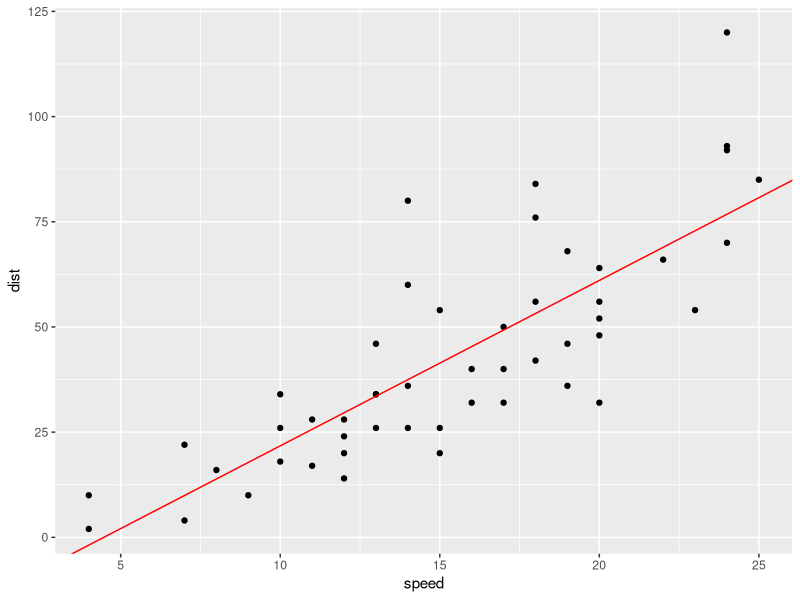
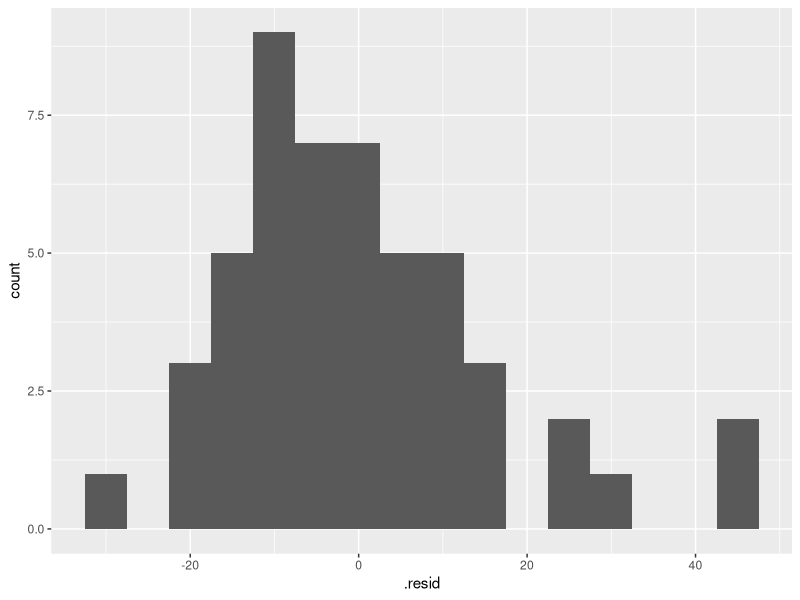
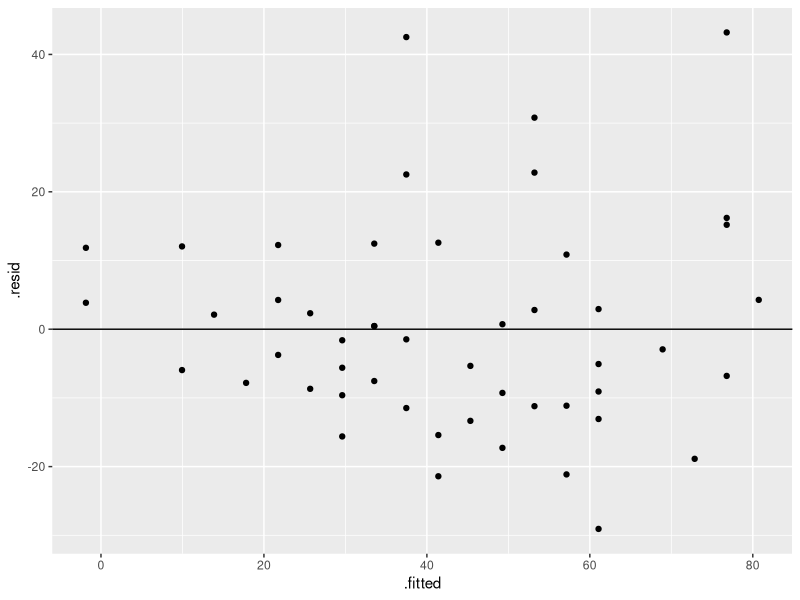

Generate these figures, in order, with R:
## ---- chunk 1
seed <- 1234
library(tidyverse)
library(lmtest)
## ---- chunk 2
data(cars)
summary(cars)
## ---- chunk 3

lin_reg <- lm(dist ~ speed, data=cars)
lin_reg
## ---- chunk 4
ggplot(data=cars, aes(x=speed, y=dist)) +
  geom_point() +
  geom_abline(slope=lin_reg$coefficients[2], 
              intercept=lin_reg$coefficients[1],
              color='red')
## ---- chunk 5
ggplot(lin_reg, aes(x = .resid)) +
  geom_histogram(binwidth = 5) 
## ---- chunk 6
shapiro.test(lin_reg$residuals)
## ---- chunk 7
ggplot(lin_reg, aes(x = .fitted, y = .resid)) +
  geom_point() +
  geom_hline(yintercept = 0)
## ---- chunk 8
bptest(lin_reg)
## ---- chunk 9
cor(lin_reg$residuals, lin_reg$fitted.values)
## ---- chunk 10
summary(lin_reg)
## ---- chunk 11
predict_stopping_distance <- function(car_speed){
  return(unname(lin_reg$coefficients[2] * car_speed + lin_reg$coefficients[1]))
}

predict_stopping_distance(100)
